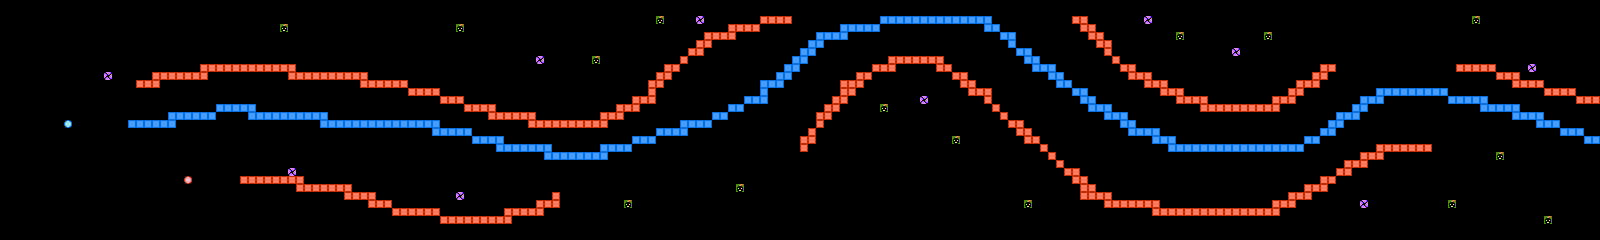

This is a level from a 2D game, rendered from its Tiled map with the project's own tilesets. A one-line summary and the map file follow, with tile-layer data summarised:
An orthogonal 200x30 tile map with 8x8 px tiles, 1 tile layer (layer), 2 tilesets.

<map version="1.0" orientation="orthogonal" width="200" height="30" tilewidth="8" tileheight="8">
 <tileset firstgid="1" name="chip" tilewidth="8" tileheight="8">
  <image source="chip.png" width="128" height="128" />
 </tileset>
 <tileset firstgid="257" name="chip" tilewidth="8" tileheight="8">
  <image source="../chip.png" width="128" height="128" />
 </tileset>
 <layer name="layer" width="200" height="30">
  <properties>
   <property name="object" value="true" />
  </properties>
  <data>[6000 cells, 567 non-empty, 6 distinct tile ids]</data>
 </layer>
</map>
